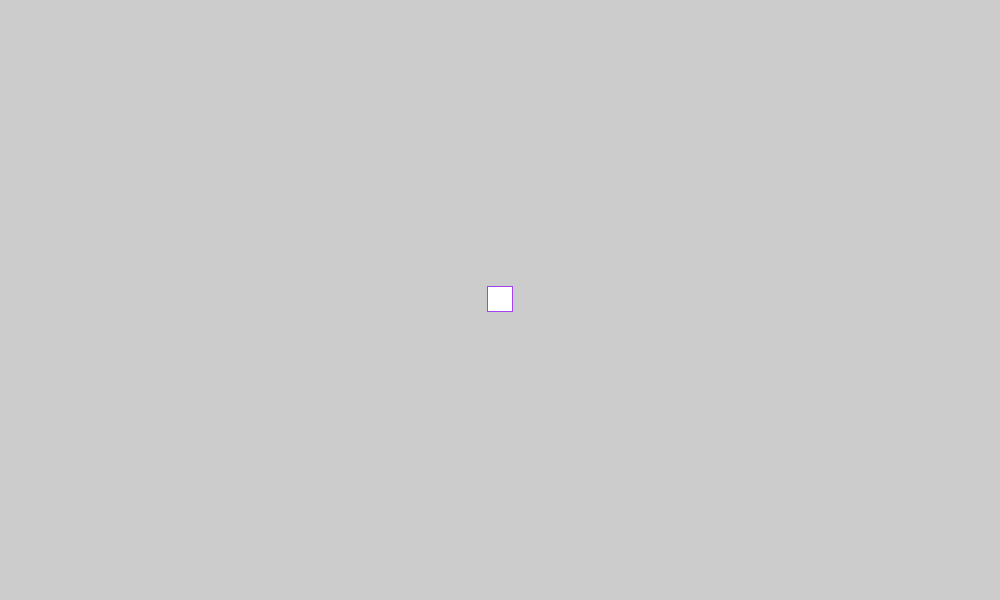
Frame 1 (no input)
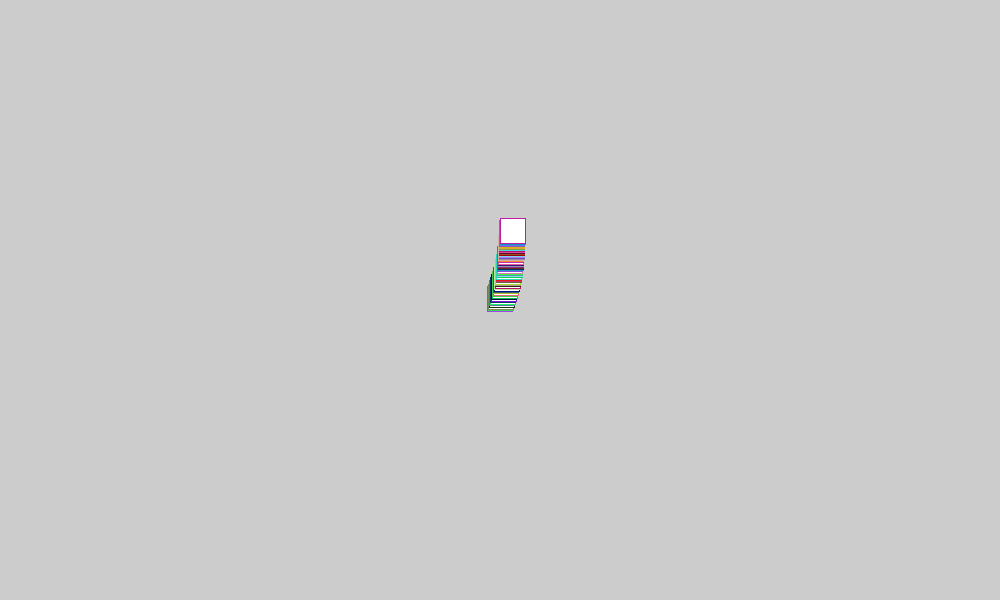
Frame 60 (the mouse pressed at the canvas centre just before this capture)
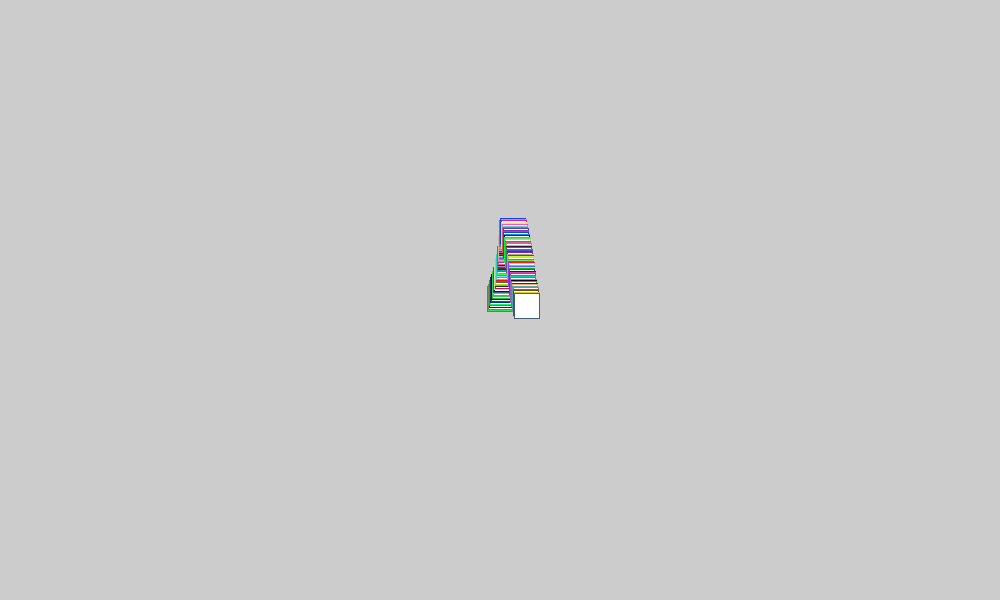
Frame 120 (the mouse held since frame 60 and released just before this capture)

The Processing sketch that drew these frames (run headless with seeded random() and noise(); from frame 60 on, the mouse is pressed at the canvas centre):

// Processing sketch: Ruppert02Safari
// ── Ruppert02Safari.pde
Walker walker;

void setup() {
  size(1000, 600);
  walker = new Walker(new PVector(width/2, height/2));
}

void draw() {
  walker.walk();
  //walker.applyForce(new PVector(-0.1, 0));
  drawWalker();
}

void drawWalker() {
  rectMode(CENTER);
  stroke(random(255), random(255), random(255));
  rect(walker.position.x, walker.position.y, 25, 25);
}

void mousePressed() {
  //walker.applyForce(new PVector(3, 0));
}

class Walker {

  final int MAX_VELOCITY = 1;
  final float NOISE_DELTA = 0.005;
  PVector position;
  PVector velocity;
  PVector acceleration;
  PVector tendency;
  float xOffset;

  public Walker(PVector initialPosition) {
    this.position = initialPosition;
    velocity = new PVector(0, 0);
    acceleration = new PVector(0,0);
    tendency = new PVector(1,0);
    xOffset = 0.0;
  }

  public void walk() {
    acceleration = PVector.fromAngle(noise(xOffset)* TWO_PI);
    velocity.add(acceleration);
    velocity.add(tendency);
    position.add(velocity);
    velocity.limit(MAX_VELOCITY);
    xOffset += NOISE_DELTA;
    if (position.y < 0) position.y = height;
    if (position.y > height) position.y = 0;
    if (position.x < 0) position.x = width;
    if (position.x > width) position.x = 0;
  }

  public void applyForce(PVector f) {
    velocity.add(f);
  }
}
